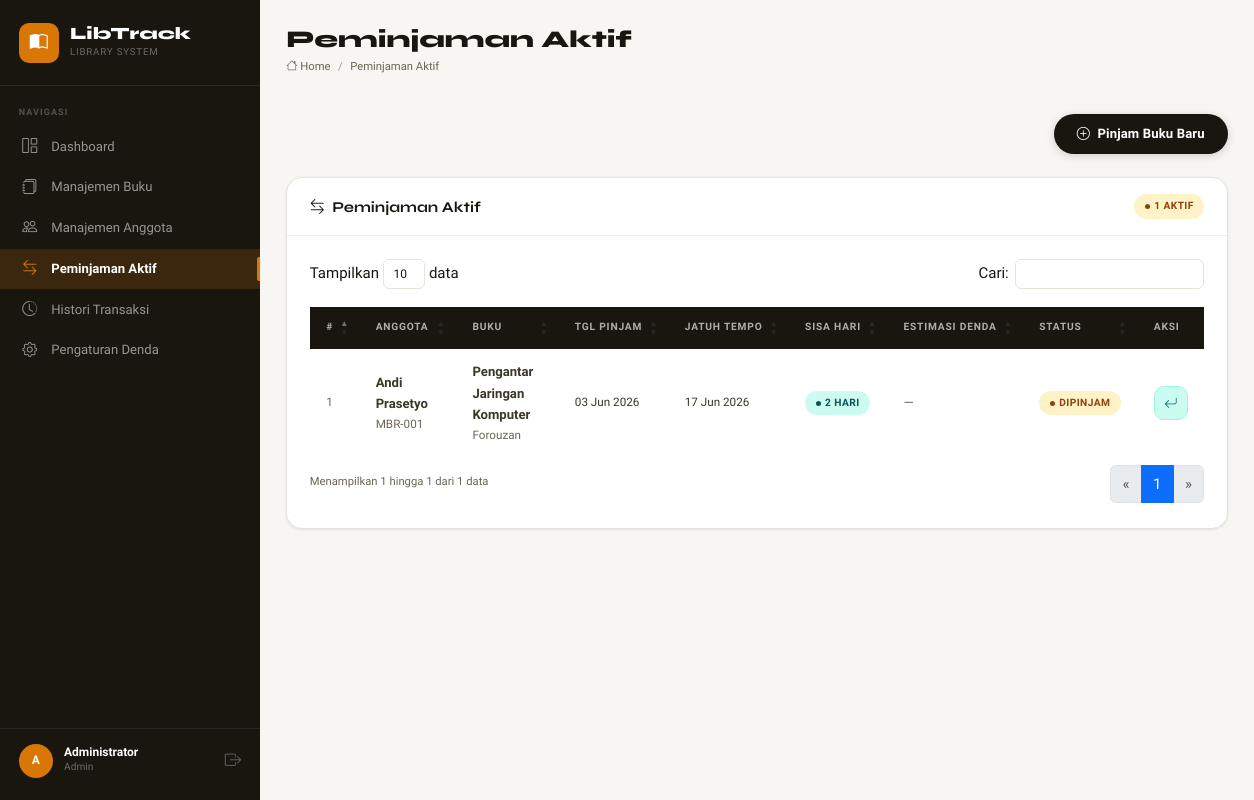
The page /views/transactions/index.php (signed in) on the database its author committed.
### tables this page shows
CREATE TABLE IF NOT EXISTS transactions (
    id          INT UNSIGNED  NOT NULL AUTO_INCREMENT,
    member_id   INT UNSIGNED  NOT NULL,
    book_id     INT UNSIGNED  NOT NULL,
    borrow_date DATE          NOT NULL,
    due_date    DATE          NOT NULL,
    return_date DATE          DEFAULT NULL,
    status      ENUM('Dipinjam','Dikembalikan') NOT NULL DEFAULT 'Dipinjam',
    notes       TEXT          DEFAULT NULL,
    fine_amount DECIMAL(10,2) NOT NULL DEFAULT 0.00,
    created_at  TIMESTAMP     NOT NULL DEFAULT CURRENT_TIMESTAMP,
    updated_at  TIMESTAMP     NOT NULL DEFAULT CURRENT_TIMESTAMP ON UPDATE CURRENT_TIMESTAMP,
    PRIMARY KEY (id),
    FOREIGN KEY (member_id) REFERENCES members(id) ON DELETE RESTRICT ON UPDATE CASCADE,
    FOREIGN KEY (book_id)   REFERENCES books(id)   ON DELETE RESTRICT ON UPDATE CASCADE,
    INDEX idx_status      (status),
    INDEX idx_borrow_date (borrow_date),
    INDEX idx_member_id   (member_id),
    INDEX idx_book_id     (book_id)
);

CREATE TABLE IF NOT EXISTS members (
    id          INT UNSIGNED  NOT NULL AUTO_INCREMENT,
    name        VARCHAR(150)  NOT NULL,
    email       VARCHAR(255)  NOT NULL,
    phone       VARCHAR(20)   DEFAULT NULL,
    address     TEXT          DEFAULT NULL,
    member_code VARCHAR(20)   NOT NULL UNIQUE,
    is_active   TINYINT(1)    NOT NULL DEFAULT 1,
    created_at  TIMESTAMP     NOT NULL DEFAULT CURRENT_TIMESTAMP,
    updated_at  TIMESTAMP     NOT NULL DEFAULT CURRENT_TIMESTAMP ON UPDATE CURRENT_TIMESTAMP,
    PRIMARY KEY (id),
    INDEX idx_is_active (is_active)
);

CREATE TABLE IF NOT EXISTS books (
    id         INT UNSIGNED   NOT NULL AUTO_INCREMENT,
    title      VARCHAR(255)   NOT NULL,
    author     VARCHAR(150)   NOT NULL,
    isbn       VARCHAR(30)    DEFAULT NULL,
    category   VARCHAR(100)   NOT NULL,
    publisher  VARCHAR(150)   DEFAULT NULL,
    year       YEAR           DEFAULT NULL,
    stock      INT UNSIGNED   NOT NULL DEFAULT 1,
    status     ENUM('Tersedia','Dipinjam') NOT NULL DEFAULT 'Tersedia',
    created_at TIMESTAMP      NOT NULL DEFAULT CURRENT_TIMESTAMP,
    updated_at TIMESTAMP      NOT NULL DEFAULT CURRENT_TIMESTAMP ON UPDATE CURRENT_TIMESTAMP,
    PRIMARY KEY (id),
    INDEX idx_status   (status),
    INDEX idx_category (category)
);

### includes/helpers.php (called while the page is built, shortened)
<?php
function csrfToken(): string
{
    return $_SESSION['csrf_token'];
}
function e(mixed $value): string
{
    return htmlspecialchars((string)$value, ENT_QUOTES | ENT_HTML5, 'UTF-8');
}
function formatDate(?string $dateStr): string
{
    $months = ['01'=>'Jan','02'=>'Feb','03'=>'Mar','04'=>'Apr','05'=>'Mei','06'=>'Jun',
               '07'=>'Jul','08'=>'Agu','09'=>'Sep','10'=>'Okt','11'=>'Nov','12'=>'Des'];
    $parts = explode('-', substr($dateStr, 0, 10));
    return $parts[2] . ' ' . ($months[$parts[1]] ?? $parts[1]) . ' ' . $parts[0];
}
function daysOverdue(string $dueDate): int
{
    $due  = new DateTime($dueDate);
    $now  = new DateTime(date('Y-m-d'));
    $diff = $now->diff($due);
    return $diff->invert ? (int)$diff->days : -(int)$diff->days;
}

### views/transactions/index.php (the view, shortened to what this page needs)
<?php
require_once __DIR__ . '/../../includes/helpers.php';
$pdo = getDB();
$finePerDay = (float) getSettingValue($pdo, 'fine_per_day', '1000');
$transactions = $pdo->query("
    SELECT t.id, t.borrow_date, t.due_date, t.status, t.notes,
           m.name AS member_name, m.member_code, m.email AS member_email,
           b.title AS book_title, b.author AS book_author, b.category
    FROM transactions t
    INNER JOIN members m ON m.id = t.member_id
    INNER JOIN books   b ON b.id = t.book_id
    WHERE t.status = 'Dipinjam'
    ORDER BY t.due_date ASC
")->fetchAll();
?>
<div class="lt-page-header mb-4">
    <a href="/libtrack/views/transactions/borrow.php" class="btn-lt-primary">
        <i class="bi bi-plus-circle"></i> Pinjam Buku Baru
    </a>
</div>
<div class="lt-card">
    <div class="lt-card-header">
        <h2 class="lt-card-title"><i class="bi bi-arrow-left-right me-2"></i>Peminjaman Aktif</h2>
        <div class="d-flex align-items-center gap-2">
            <span class="lt-badge lt-badge--borrowed"><?= count($transactions) ?> aktif</span>
        </div>
    </div>
    <div class="lt-card-body">
        <?php if (empty($transactions)): ?>
        <div class="lt-empty-state">
            <div class="lt-empty-icon"><i class="bi bi-inbox"></i></div>
            <p>Tidak ada peminjaman aktif saat ini.</p>
            <a href="/libtrack/views/transactions/borrow.php" class="btn-lt-primary">
                <i class="bi bi-plus-circle me-1"></i>Proses Peminjaman
            </a>
        </div>
        <?php else: ?>
        <div class="table-responsive">
        <table class="lt-table lt-datatable w-100">
            <thead>
                <tr>
                    <th>#</th>
                    <th>Anggota</th>
                    <th>Buku</th>
                    <th>Tgl Pinjam</th>
                    <th>Jatuh Tempo</th>
                    <th>Sisa Hari</th>
                    <th>Estimasi Denda</th>
                    <th>Status</th>
                    <th>Aksi</th>
                </tr>
            </thead>
            <tbody>
            <?php foreach ($transactions as $i => $t): ?>
            <?php
                $overdueDays = daysOverdue($t['due_date']);
                $isOverdue   = $overdueDays > 0;
                $estFine     = $isOverdue ? ($overdueDays * $finePerDay) : 0;
            ?>
            <tr <?= $isOverdue ? 'style="background:rgba(190,18,60,.04)"' : '' ?>>
                <td class="lt-text-muted lt-text-small"><?= $i + 1 ?></td>
                <td>
                    <div class="lt-fw-medium"><?= e($t['member_name']) ?></div>
                    <div class="lt-text-small lt-text-muted"><?= e($t['member_code']) ?></div>
                </td>
                <td>
                    <div class="lt-fw-medium" style="max-width:180px"><?= e($t['book_title']) ?></div>
                    <div class="lt-text-small lt-text-muted"><?= e($t['book_author']) ?></div>
                </td>
                <td class="lt-text-small"><?= formatDate($t['borrow_date']) ?></td>
                <td class="lt-text-small">
                    <?= formatDate($t['due_date']) ?>
                </td>
                <td>
                    <?php if ($isOverdue): ?>
                    <span class="lt-badge lt-badge--overdue">
                        +<?= abs($overdueDays) ?> hari
                    </span>
                    <?php else: ?>
                    <span class="lt-badge lt-badge--available">
                        <?= abs($overdueDays) ?> hari
                    </span>
                    <?php endif; ?>
                </td>
                <td>
                    <?php if ($isOverdue): ?>
                    <span style="color:var(--crimson);font-weight:600;font-size:.85rem">
                        <?= formatRupiah($estFine) ?>
                    </span>
                    <?php else: ?>
                    <span class="lt-text-muted">—</span>
                    <?php endif; ?>
                </td>
                <td>
                    <?php if ($isOverdue): ?>
                    <span class="lt-badge lt-badge--overdue">Terlambat</span>
                    <?php else: ?>
                    <span class="lt-badge lt-badge--borrowed">Dipinjam</span>
                    <?php endif; ?>
                </td>
                <td>
                    <a href="/libtrack/views/transactions/index.php?action=return&id=<?= $t['id'] ?>&csrf_token=<?= csrfToken() ?>"
                       class="btn-lt-action btn-lt-return btn-confirm-return"
                       data-book="<?= e($t['book_title']) ?>"
                       data-overdue="<?= $isOverdue ? '1' : '0' ?>"
                       data-days="<?= $isOverdue ? abs($overdueDays) : 0 ?>"
                       data-fine="<?= $isOverdue ? formatRupiah($estFine) : '' ?>"
                       data-bs-toggle="tooltip" title="Kembalikan Buku">
                        <i class="bi bi-arrow-return-left"></i>
                    </a>
                </td>
            </tr>
            <?php endforeach; ?>
            </tbody>
        </table>
        </div>
        <?php endif; ?>
    </div>
</div>
<?php
$content = ob_get_clean();
require_once __DIR__ . '/../../includes/header.php';
require_once __DIR__ . '/../../includes/sidebar.php';
echo $content;
require_once __DIR__ . '/../../includes/footer.php';

### assets/css/app.css (style rules this page uses)
:root { --bg: #F7F6F2; --surface: #FFFFFF; --surface-2: #FAFAF7; --border: #E8E4DC; --border-light: #F0EDE6; --ink: #18160F; --ink-2: #3A3729; --ink-3: #6B6655; --ink-4: #A09D92; --amber: #D97706; --amber-l: #FEF3C7; --amber-d: #92400E; --teal: #0D7377; --teal-l: #CCFBF1; --teal-d: #0A5459; --crimson: #BE123C; --crimson-l: #FFE4E6; --crimson-d: #881337; --blue: #1D4ED8; --blue-l: #DBEAFE; --blue-d: #1E3A8A; --violet: #6D28D9; --violet-l: #EDE9FE; --sidebar-w: 260px; --topbar-h: 56px; --r-sm: 6px; --r: 10px; --r-lg: 16px; --r-xl: 24px; --sh-sm: 0 1px 3px rgba(24,22,15,.06), 0 1px 2px rgba(24,22,15,.04); --sh: 0 4px 16px rgba(24,22,15,.08), 0 2px 6px rgba(24,22,15,.04); --sh-lg: 0 12px 40px rgba(24,22,15,.12), 0 4px 12px rgba(24,22,15,.06); --trans: 180ms cubic-bezier(.4,0,.2,1); }
*, *::before, *::after { box-sizing: border-box; }
html { font-size: 15px; }
body { font-family: 'Plus Jakarta Sans', sans-serif; background: var(--bg); color: var(--ink); line-height: 1.65; -webkit-font-smoothing: antialiased; margin: 0; }
h1,h2,h3,h4,h5,h6 { font-family: 'Syne', sans-serif; color: var(--ink); line-height: 1.2; }
a { color: var(--teal); text-decoration: none; transition: color var(--trans); }
.lt-page-header { display: flex; align-items: flex-start; justify-content: space-between; flex-wrap: wrap; gap: 1rem; margin-bottom: 1.5rem; }
.lt-card { background: var(--surface); border: 1px solid var(--border); border-radius: var(--r-lg); box-shadow: var(--sh-sm); overflow: hidden; transition: box-shadow var(--trans); }
.lt-card-header { padding: 1.1rem 1.5rem; border-bottom: 1px solid var(--border-light); display: flex; align-items: center; justify-content: space-between; gap: 1rem; }
.lt-card-title { font-family: 'Syne', sans-serif; font-size: 1rem; font-weight: 700; margin: 0; color: var(--ink); }
.lt-card-body { padding: 1.5rem; }
.btn-lt-primary { display: inline-flex; align-items: center; gap: .5rem; padding: .6rem 1.4rem; border-radius: 999px; font-size: .875rem; font-weight: 600; background: var(--ink); color: #fff; border: 2px solid transparent; cursor: pointer; transition: all var(--trans); text-decoration: none; white-space: nowrap; line-height: 1.4; box-shadow: 0 2px 8px rgba(24,22,15,.18); letter-spacing: .01em; }
.btn-lt-action { width: 34px; height: 34px; border-radius: 10px; display: inline-flex; align-items: center; justify-content: center; font-size: .9rem; border: 1.5px solid transparent; transition: all 160ms cubic-bezier(.4,0,.2,1); text-decoration: none; cursor: pointer; background: none; }
.btn-lt-return { background: var(--teal-l); color: var(--teal); border-color: #99F6E4; }
.lt-badge { display: inline-flex; align-items: center; gap: .3rem; padding: .25rem .7rem; border-radius: 999px; font-size: .68rem; font-weight: 700; letter-spacing: .04em; text-transform: uppercase; white-space: nowrap; }
.lt-badge::before { content: ''; width: 5px; height: 5px; border-radius: 50%; background: currentColor; flex-shrink: 0; }
.lt-badge--available { background: var(--teal-l); color: var(--teal-d); }
.lt-badge--borrowed { background: var(--amber-l); color: var(--amber-d); }
.lt-text-small { font-size: .78rem; }
.lt-text-muted { color: var(--ink-3) !important; }
.lt-fw-medium { font-weight: 600; }
.lt-table { width: 100%; border-collapse: collapse; background: var(--surface); font-size: .875rem; }
.lt-table thead tr { background: var(--ink); }
.lt-table thead th { color: rgba(255,255,255,.65); font-size: .68rem; font-weight: 700; letter-spacing: .08em; text-transform: uppercase; padding: .85rem 1.1rem; border: none; white-space: nowrap; }
.lt-table tbody tr { border-bottom: 1px solid var(--border-light); transition: background var(--trans); }
.lt-table tbody tr:last-child { border-bottom: none; }
.lt-table tbody td { padding: .8rem 1.1rem; color: var(--ink-2); vertical-align: middle; }

### rows shown on the page
transactions: member.name "Andi Prasetyo", member.member_code "MBR-001", book.title "Pengantar Jaringan Komputer", book.author "Forouzan", borrow_date "03 Jun 2026", due_date "17 Jun 2026", due_date "2", shows "DIPINJAM"

### other values the page prints
$item['label'] "Dashboard"
$item['label'] "Manajemen Buku"
$item['label'] "Manajemen Anggota"
$item['label'] "Peminjaman Aktif"
$item['label'] "Histori Transaksi"
$item['label'] "Pengaturan Denda"
substr($_SESSION['username'] ?? 'A', 0, 1) "A"
$_SESSION['full_name'] "Administrator"
$_SESSION['role'] "Admin"
$pageTitle "Peminjaman Aktif"
count($transactions) "1"
